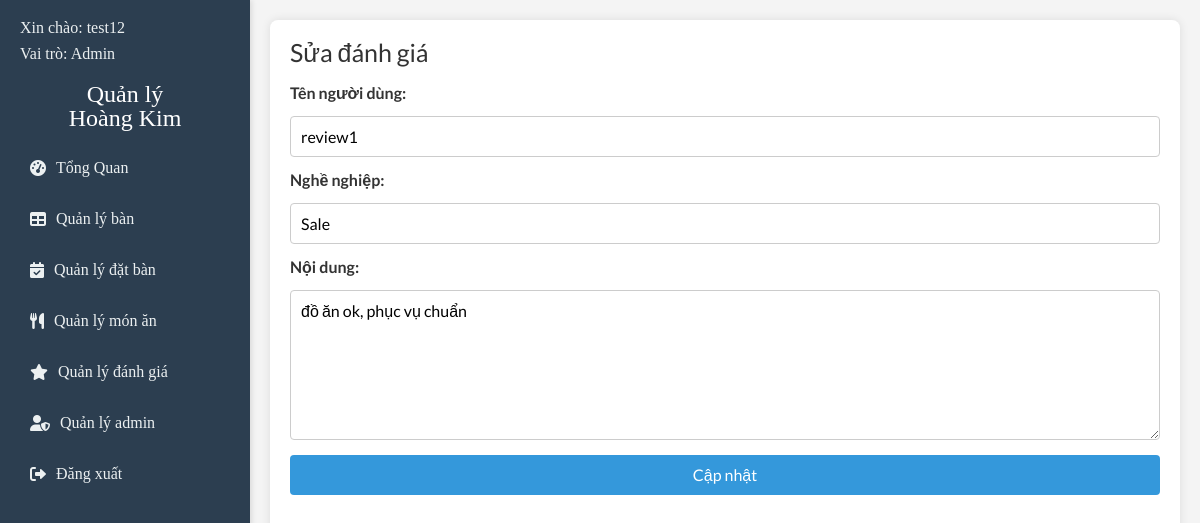
Screenshot of /admin/handleReview/edit_review.php?id=1 (signed in) with the database file from the repository.
### tables this page shows
CREATE TABLE `reviews` (
  `id` int(11) NOT NULL,
  `name` varchar(100) NOT NULL,
  `profession` varchar(100) DEFAULT NULL,
  `content` text NOT NULL,
  `created_at` timestamp NOT NULL DEFAULT current_timestamp()
);

### admin/handleReview/edit_review.php (the view, shortened to what this page needs)
<?php
include("../partials/navbar.php");
include("../db_connection.php");
?>
<link rel="stylesheet" href="../css/reset.css" />
<link rel="stylesheet" href="../css/style.css">
<main class="content">
  <h1>Sửa đánh giá</h1>
  <?php
  $id = $_GET['id'];
  $sql = "SELECT * FROM reviews WHERE id = ?";
  $stmt = $conn->prepare($sql);
  $stmt->bind_param("i", $id);
  $stmt->execute();
  $result = $stmt->get_result();
  if ($result->num_rows === 1) {
    $review = $result->fetch_assoc();
  } else {
    echo "Không tìm thấy đánh giá!";
    exit();
  }
  ?>
  <form action="update_review.php" method="POST">
    <label for="username">Tên người dùng:</label>
    <input type="text" name="username" value="<?php echo $review['name']; ?>" required>
    <label for="profession">Nghề nghiệp:</label>
    <input type="text" name="profession" value="<?php echo $review['profession']; ?>" required>
    <label for="content">Nội dung:</label>
    <textarea name="content" required><?php echo $review['content']; ?></textarea>
    <button type="submit">Cập nhật</button>
  </form>
</main>
</body>
</html>

### admin/css/style.css (style rules this page uses)
* { margin: 0; padding: 0; box-sizing: border-box; font-family: "Lato", sans-serif; }
body { display: flex; min-height: 100vh; background-color: #f4f4f4; color: #333; }
.content { flex: 1; padding: 20px; background: #fff; box-shadow: 0 0 10px rgba(0, 0, 0, 0.1); border-radius: 8px; margin: 20px; }
h1 { margin-bottom: 20px; color: #333; font-weight: 500; font-size: 25px; }

### admin/handleReview/edit_review.php (style rules this page uses)
h1 { margin-bottom: 20px; color: #333; font-weight: 500; font-size: 25px; }
form { display: flex; flex-direction: column; gap: 15px; }
form label { font-weight: bold; color: #333; }
form input[type="text"], form textarea { padding: 10px; border: 1px solid #ccc; border-radius: 4px; font-size: 16px; width: 100%; }
form textarea { resize: vertical; height: 150px; }
form button { padding: 10px 20px; background-color: #3498db; color: white; border: none; border-radius: 4px; cursor: pointer; font-size: 16px; transition: background-color 0.3s ease; }

### rows the page displays
reviews: username "review1", profession "Sale", content "đồ ăn ok, phục vụ chuẩn"

### other values shown
$_SESSION['username'] "test12"
$_SESSION['user_role'] "Admin"
